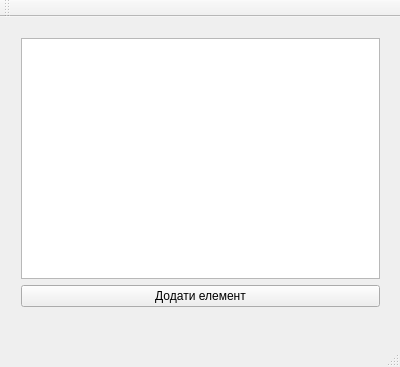
<?xml version="1.0" encoding="UTF-8"?>
<ui version="4.0">
 <class>MainWindow</class>
 <widget class="QMainWindow" name="MainWindow">
  <property name="geometry">
   <rect>
    <x>0</x>
    <y>0</y>
    <width>400</width>
    <height>367</height>
   </rect>
  </property>
  <property name="windowTitle">
   <string>MainWindow</string>
  </property>
  <widget class="QWidget" name="centralWidget">
   <widget class="QWidget" name="">
    <property name="geometry">
     <rect>
      <x>10</x>
      <y>10</y>
      <width>381</width>
      <height>291</height>
     </rect>
    </property>
    <layout class="QGridLayout" name="gridLayout">
     <item row="0" column="0">
      <widget class="QTreeWidget" name="treeWidget">
       <property name="rootIsDecorated">
        <bool>true</bool>
       </property>
       <property name="headerHidden">
        <bool>true</bool>
       </property>
       <column>
        <property name="text">
         <string notr="true">1</string>
        </property>
       </column>
      </widget>
     </item>
     <item row="1" column="0">
      <widget class="QPushButton" name="pushButton">
       <property name="text">
        <string>Додати елемент</string>
       </property>
      </widget>
     </item>
    </layout>
   </widget>
  </widget>
  <widget class="QMenuBar" name="menuBar">
   <property name="geometry">
    <rect>
     <x>0</x>
     <y>0</y>
     <width>400</width>
     <height>25</height>
    </rect>
   </property>
  </widget>
  <widget class="QToolBar" name="mainToolBar">
   <attribute name="toolBarArea">
    <enum>TopToolBarArea</enum>
   </attribute>
   <attribute name="toolBarBreak">
    <bool>false</bool>
   </attribute>
  </widget>
  <widget class="QStatusBar" name="statusBar"/>
 </widget>
 <layoutdefault spacing="6" margin="11"/>
 <resources/>
 <connections/>
</ui>
